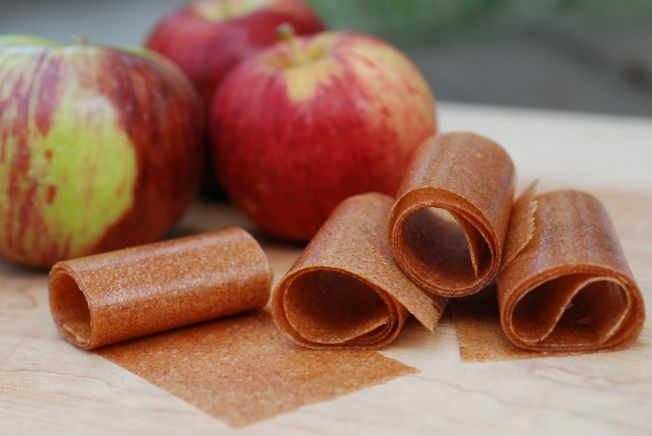
#> input picture test_yolov5/test/apple_11.jpg, 652 x 436 px
$ python save_bin.py --image ../test/apple_11.jpg
#> lines starting #> are read from the running program, lines starting #| are printed output that depends on the picture
import os
import cv2
import numpy as np
from PIL import Image
import argparse
import math


def save_bin(img_path, img_name, save_path, mean, std, img_size):
#> called with img_path = '../test/apple_11.jpg', img_name = '', save_path = '.'
    if not os.path.exists(save_path):
        os.makedirs(save_path)

    image_fp32=cv2.imread(img_path)
#> image_fp32 is the input picture: shape (436, 652, 3); mean B, G, R 93.3, 110.9, 152.5
    image_fp32=cv2.cvtColor(image_fp32, cv2.COLOR_BGR2RGB)
    image_fp32 = cv2.resize(image_fp32, (img_size[3], img_size[2]))
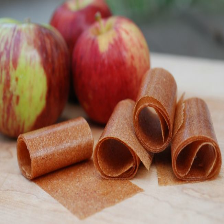
#> image_fp32: shape (224, 224, 3); mean R, G, B 152.4, 110.8, 93.1
    image_fp32 = np.asarray(image_fp32, dtype=np.float32)
    image_fp32/=255.0
    for i in range(3):
        image_fp32[:, :, i] -= mean[i]
        image_fp32[:, :, i] /= std[i]
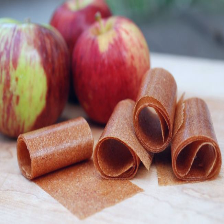
#> image_fp32: shape (224, 224, 3) float32; mean R, G, B 0.492, -0.0965, -0.181; drawn with min black and max white
    image_fp32 = np.transpose(image_fp32, (2, 0, 1))
    fp32_bin_file = os.path.join(save_path, "onnx_input_float32.bin")  # 保存 FP32 二进制文件的路径
    image_fp32.tofile(fp32_bin_file)

    image_uint8=cv2.imread(img_path)
    image_uint8=cv2.cvtColor(image_uint8, cv2.COLOR_BGR2RGB)
    image_uint8 = cv2.resize(image_uint8, (img_size[3], img_size[2]))
    image_uint8 = np.asarray(image_uint8, dtype=np.uint8)
    image_uint8 = np.transpose(image_uint8, (2, 0, 1))
    uint8_bin_file = os.path.join(save_path, "kmodel_input_uint8.bin")  # 保存 UINT8 二进制文件的路径
    image_uint8.tofile(uint8_bin_file)


if __name__ == '__main__':
    parser = argparse.ArgumentParser(prog="nncase")
    parser.add_argument("--image",type=str, help='image path')
    parser.add_argument("--save_path",type=str, default=".",help='bin file save path')
    parser.add_argument("--input_width", type=int, default=224, help='input_width')
    parser.add_argument("--input_height", type=int, default=224, help='input_height')

    args = parser.parse_args()

    # 更新参数为32倍数
    input_width = int(math.ceil(args.input_width / 32.0)) * 32
    input_height = int(math.ceil(args.input_height / 32.0)) * 32

    save_bin(args.image, '', args.save_path, mean=[0.485, 0.456, 0.406],
             std=[0.229, 0.224, 0.225], img_size=[1, 3, input_height, input_width])

$ run again, on test_yolov5/test/apple_46.jpg
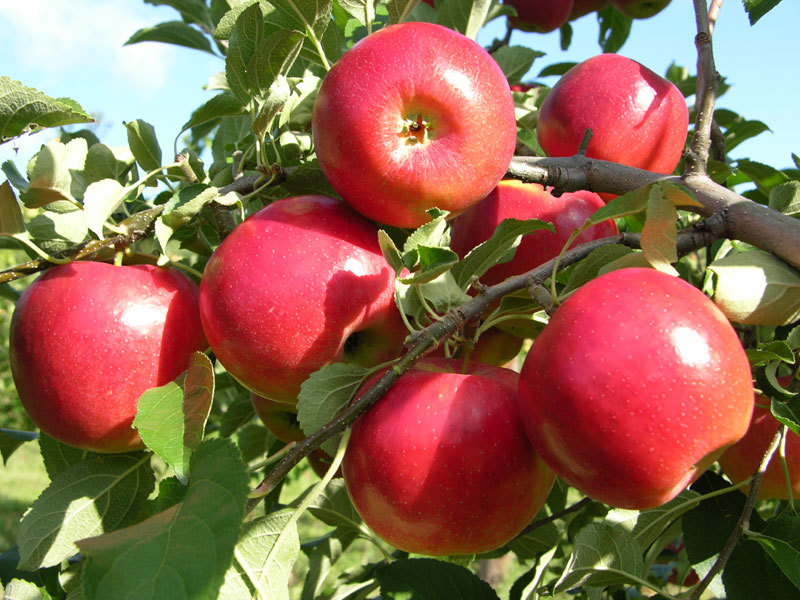
#> input picture test_yolov5/test/apple_46.jpg, 800 x 600 px
#> in save_bin, image_fp32 is the input picture: shape (600, 800, 3); mean B, G, R 81.6, 104.5, 143.7
#> in save_bin, `image_fp32 = cv2.resize(image_fp32, (img_size[3], img_size[2]))`:
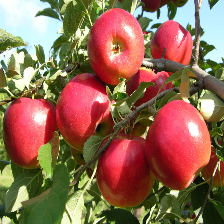
#> image_fp32: shape (224, 224, 3); mean R, G, B 143.5, 104.4, 81.5
#> after the loop in save_bin, `for i in range(3):`:
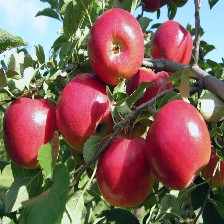
#> image_fp32: shape (224, 224, 3) float32; mean R, G, B 0.34, -0.207, -0.384; drawn with min black and max white

$ run again, on test_yolov5/test/apple_62.jpg
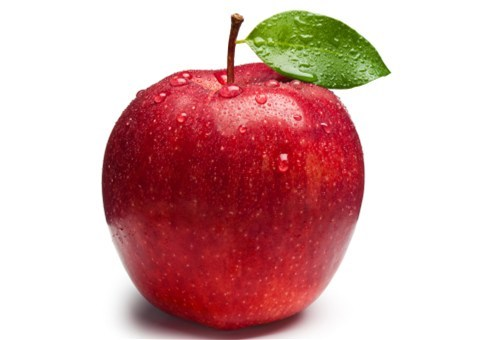
#> input picture test_yolov5/test/apple_62.jpg, 490 x 340 px
#> in save_bin, image_fp32 is the input picture: shape (340, 490, 3); mean B, G, R 171.9, 172.6, 215
#> in save_bin, `image_fp32 = cv2.resize(image_fp32, (img_size[3], img_size[2]))`:
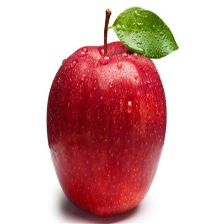
#> image_fp32: shape (224, 224, 3); mean R, G, B 214.9, 172.6, 171.8
#> after the loop in save_bin, `for i in range(3):`:
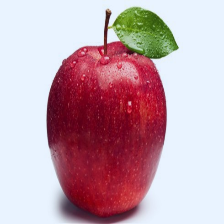
#> image_fp32: shape (224, 224, 3) float32; mean R, G, B 1.56, 0.985, 1.19; drawn with min black and max white
